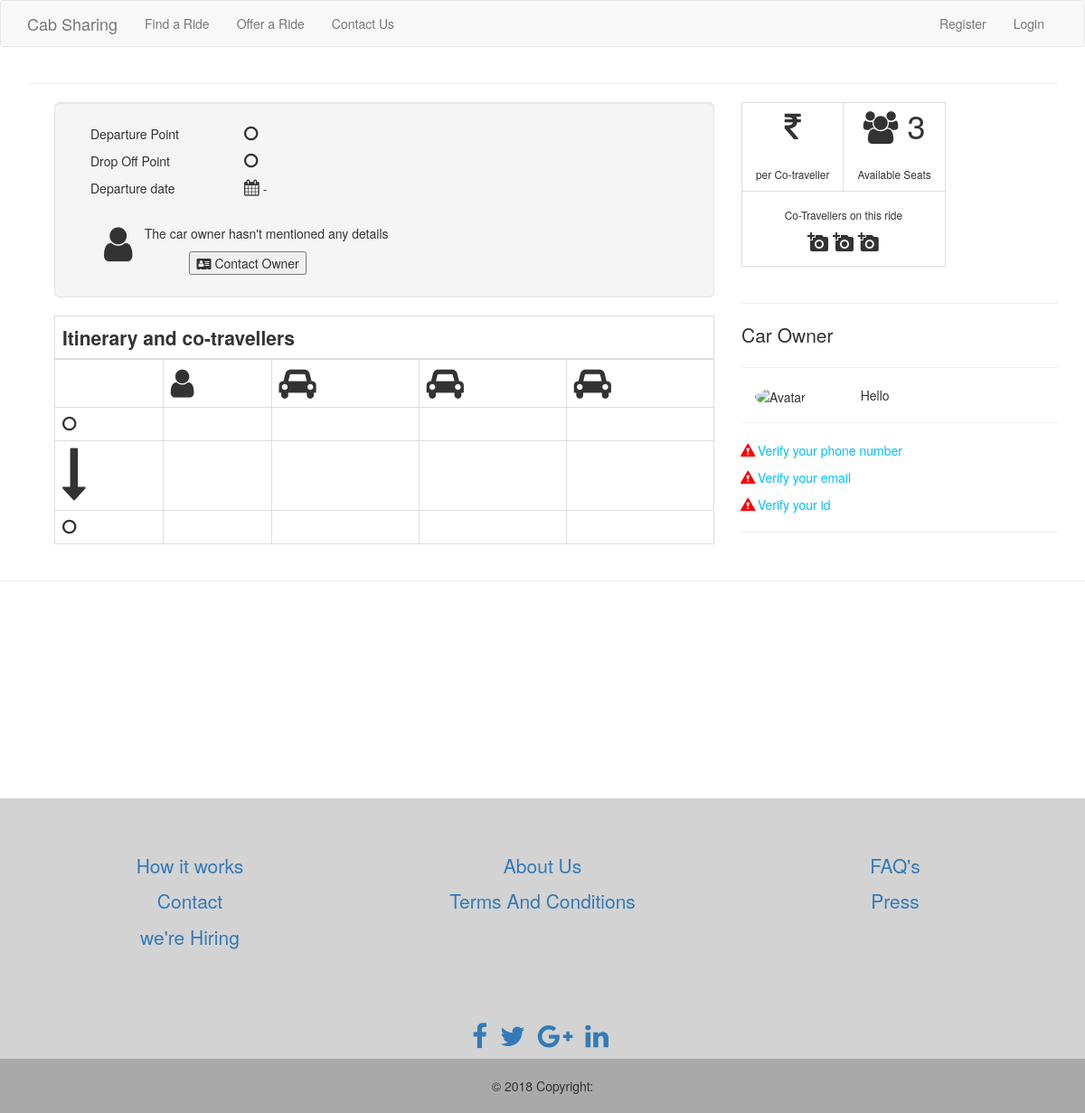
The app's page /rides_found/sanky711/, older data.
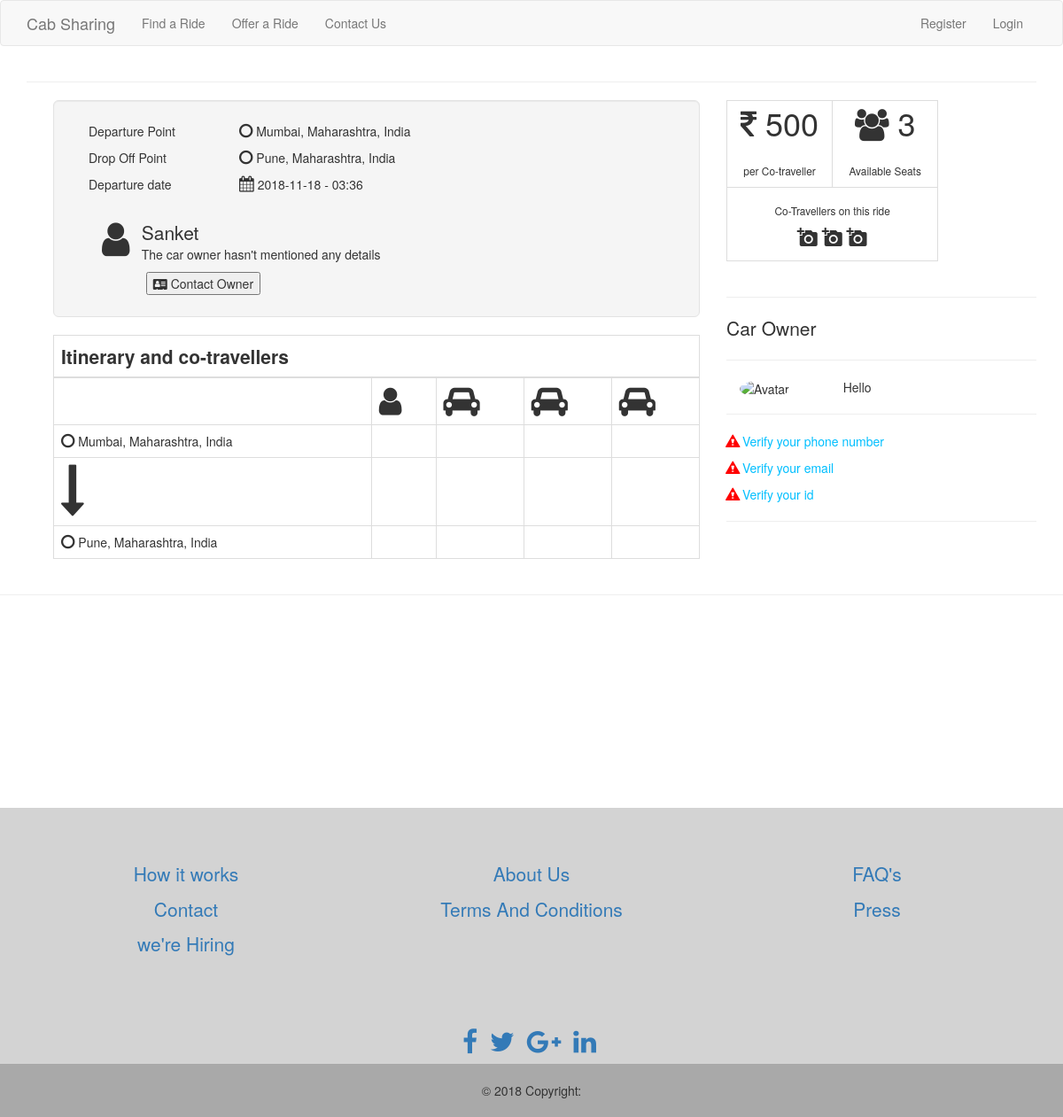
The same page, newer data.
### tables this page shows
CREATE TABLE "rides_offered" (
	`rideId`	INTEGER PRIMARY KEY AUTOINCREMENT,
	`userName`	text NOT NULL,
	`source`	text NOT NULL,
	`destination`	text NOT NULL,
	`lat1`	text NOT NULL,
	`long1`	text NOT NULL,
	`lat2`	text NOT NULL,
	`long2`	text NOT NULL,
	`offeredDate`	text NOT NULL,
	`offeredTime`	text NOT NULL,
	`offeredPrice`	int NOT NULL,
	`offeredSeats`	NUMERIC NOT NULL,
	`details`	text,
	`valid`	INTEGER NOT NULL
);

CREATE TABLE USERS (

userName text primary key ,
password text not null ,
name text not null ,
phone text not null ,
email text not null unique , 
address text not null
);

### app.py (the view)
@app.route('/rides_found/<string:userName>/', methods=['GET', 'POST'])
def ride(userName):
    con = sqlite3.connect("CabSharing.db")
    cur = con.cursor()
    result = cur.execute("SELECT * FROM rides_offered WHERE userName = ?", [userName])
    rides = cur.fetchone()
    result1 = cur.execute("SELECT * FROM USERS WHERE userName = ?", [userName])
    user = cur.fetchone()
    return render_template( 'ride.html', rides=rides,user=user )

### templates/ride.html
{% extends 'layout.html' %}
{% block body %}
  <hr>
  <div class="container ">
    <div class = "col-md-8 " >
      <div class=" col-md-12 well well-lg">
        <div >
          <div class="col-md-3">
            <span>Departure Point</span>
          </div>
          <div class="col-md-9 text-left">
            <p><i class="fa fa-circle-o " style="font-size: 18px"></i> {{rides[2]}}</p>
          </div>
        </div>
        <div >
          <div class="col-md-3">
            <span>Drop Off Point</span>
          </div>
          <div class="col-md-9 text-left">
            <p><span><i class="fa fa-circle-o " style="font-size: 18px"></i></span> {{rides[3]}}</p>
          </div>
        </div>
        <div >
          <div class="col-md-3">
            <span>Departure date</span>
          </div>
          <div class="col-md-9 text-left">
            <p><i class="fa fa-calendar " style="font-size: 18px"></i> {{rides[8]}} - {{rides[9]}} <br><br></p>
          </div>
        </div>
        <div class="col-md-10">
           <div class="col-md-1"><i class="fa fa-user " style="font-size: 44px"></i>
           </div>
           <div class="col-md-10">
            <span class="lead">{{user[2]}}</span>
            <p  id="details">The car owner hasn't mentioned any details</p>
           </div>
        <div class="col-md-10 ">
          <div class="col-md-1"></div>
          <div class="col-md-8 ">
              <button  ><i class="fa fa-address-card" ></i> Contact Owner</button>
          </div>
        </div>
        </div>
      </div>
          <table class="table table-bordered">
        <thead>
          <tr class="lead">
            <th colspan="5">Itinerary and co-travellers</th>
          </tr>
        </thead>
        <tbody>
          <tr>
            <td class=" text-bottom"> </td>
            <td><i class="fa fa-user " style="font-size: 36px"></i></td>
            <td><i class="fa fa-automobile " style="font-size: 36px"></i></td>
            <td><i class="fa fa-automobile " style="font-size: 36px"></i></td>
            <td><i class="fa fa-automobile " style="font-size: 36px"></i></td>
          </tr>
          <tr>
            <td><i class="fa fa-circle-o " style="font-size: 18px"></i> {{rides[2]}}</td>
            <td></td>
            <td></td>
            <td></td>
            <td></td>
          </tr>
          <tr>
            <td><i class="fa fa-long-arrow-down" style="font-size:60px"></i></td>
            <td></td>
            <td></td>
            <td></td>
            <td></td>
          </tr>
          <tr>
            <td><i class="fa fa-circle-o " style="font-size: 18px"></i> {{rides[3]}}</td>
            <td></td>
            <td></td>
            <td></td>
            <td></td>
          </tr>
        </tbody>
      </table>
    </div>
  <div>
    <div class="col-md-4 ">
      <div>
        <table class="table-bordered">
          <tr>
            <td class="col-md-6 text-center ">
              <p class="lead" style="font-size: 36px"><i class="fa fa-rupee "></i> {{rides[10]}}</p>
              <p class="small">per Co-traveller</p>
            </td>
            <td class="col-md-6 text-center" >
                <p  class="lead" style="font-size: 36px"><i class="fa fa-group "></i> 3</p>
                <p class="small">Available Seats</p>
            </td>
          </tr>
          <tr>
            <td colspan="2" class="col-md-6 text-center">
              <p class="small"><br>Co-Travellers on this ride</p>
              <p>
                <i class="material-icons">add_a_photo</i>
                <i class="material-icons">add_a_photo</i>
                <i class="material-icons">add_a_photo</i>
              </p>
            </td>
          </tr>
      </table>
      </div>
    </div>
  </div>
  <div>
    <div class="col-md-4 ">
          <div>
            <br>
            <hr>
                <span class="lead" > Car Owner</span>
          </div>
          <hr>
          <div>
              <div class="col-md-4">
                <img src="/avatar.jpg" class="img-circle" height="65" width="65" alt="Avatar">
              </div>
              <div class="col-md-8 text-left">
                <p>
                    Hello <strong><em id="username">{{name}}</em></strong>
                </p>
              </div>
          </div>
            <div class=" text-left">
              <p>
                <br>
                <hr>
                <span class="verify-fail glyphicon glyphicon-alert"></span>
                <a href="#" class="verify" id="verify-phone"> Verify your phone number</a>
              </p>
              <p>
                <span class="verify-fail glyphicon glyphicon-alert"></span>
                <a href="#" class="verify" id="verify-phone"> Verify your email</a>
              </p>
              <p>
                <span class="verify-fail glyphicon glyphicon-alert"></span>
                <a href="#" class="verify" id="verify-phone"> Verify your id</a>
              </p>
              <hr>
            </div>
      </div>
    </div>
  </div>
</div>
{% endblock %}

### templates/layout.html (shortened to what this page needs)
<!DOCTYPE html>
<html>
  <head>
      <link rel="stylesheet" href="https://maxcdn.bootstrapcdn.com/bootstrap/3.3.7/css/bootstrap.min.css">
      <link rel="stylesheet" type="text/css" href="{{ url_for('static',filename='styles/design.css') }}">
      <link rel="stylesheet" type="text/css" href="{{ url_for('static',filename='styles/main.css') }}">
      <link rel="stylesheet" href="https://cdnjs.cloudflare.com/ajax/libs/font-awesome/4.7.0/css/font-awesome.min.css">
  </head>
  <body>
    {% include 'includes/_navbar.html' %}
    <div class="container">
      {% block body %}{% endblock %}
    <div>
    {% include 'includes/_footer.html' %}
    </div>
  </body>
</html>

### templates/includes/_navbar.html (shortened to what this page needs)
<nav class="navbar navbar-default">
      <div class="container">
        <div class="navbar-header">
          <a class="navbar-brand" href="/">Cab Sharing</a>
        </div>
        <div id="navbar" class="collapse navbar-collapse">
          <ul class="nav navbar-nav">
            <li><a href="/findcab">Find a Ride</a></li>
            <li><a href="/offercab">Offer a Ride</a></li>
            <li><a href="/contactus">Contact Us</a></li>
          </ul>
          <ul class="nav navbar-nav navbar-right">
            {% if session.logged_in %}
              <li><a href="/dashboard">Dashboard</a></li>
              <li><a href="/logout">Logout</a></li>
            {% else %}
              <li><a href="/register">Register</a></li>
              <li><a href="/login">Login</a></li>
            {% endif %}
          </ul>
        </div>
      </div>
    </nav>

### templates/includes/_footer.html (shortened to what this page needs)
<hr>
<div class="mine" style="background-color:#D3D3D3; margin-top:20%">
<br><br><br>
    <div class="container text-center" style="color: blue">
      <div class="row" >
        <div class="col-xs-6 col-md-4">
          <ul class="list-unstyled lead" >
            <li>
              <a href="#!">How it works</a>
            </li>
            <li>
              <a href="#!">Contact</a>
            </li>
            <li>
              <a href="#!">we're Hiring</a>
            </li>
          </ul>
        </div>
        <div class="col-xs-6 col-md-4">
          <ul class="list-unstyled lead">
            <li>
              <a href="#!">About Us</a>
            </li>
            <li>
              <a href="#!">Terms And Conditions</a>
            </li>
          </ul>
        </div>
        <div class="col-xs-6 col-md-4 ">
          <ul class="list-unstyled lead">
            <li>
              <a href="#!">FAQ's</a>
            </li>
            <li>
              <a href="#!">Press</a>
            </li>
          </ul>
        </div>
      </div>
    </div>
    <br>
    <br>
    <div >
      <br>
    <ul class="list-unstyled list-inline text-center" >
      <li class="list-inline-item">
        <a class="btn-floating btn-fb mx-1">
          <i class="fa fa-facebook" style="font-size: 30px"> </i>
        </a>
      </li>
      <li class="list-inline-item">
        <a class="btn-floating btn-tw mx-1">
          <i class="fa fa-twitter" style="font-size: 30px"> </i>
        </a>
      </li>
      <li class="list-inline-item">
        <a class="btn-floating btn-gplus mx-1">
          <i class="fa fa-google-plus" style="font-size: 30px"> </i>
        </a>
      </li>
      <li class="list-inline-item">
        <a class="btn-floating btn-li mx-1">
          <i class="fa fa-linkedin" style="font-size: 30px"> </i>
        </a>
      </li>
    </ul>
    </div>
    <div class="footer-copyright text-center py-3" style="background-color: #A9A9A9">
      <br>
      © 2018 Copyright:
      <br>
      <br>
    </div>
  </div>

### static/styles/design.css (style rules this page uses)
html, body { height: 100%; margin: 0; padding: 0; }

### static/styles/main.css (style rules this page uses)
.verify { color: #00BFFF; }
.verify-fail { background-color: white; color: red; }

Row changes from the older to the newer data that the page shows:
added rides_offered: source "Mumbai, Maharashtra, India", destination "Pune, Maharashtra, India", offeredDate "2018-11-18", offeredTime "03:36", offeredPrice "500"
added USERS: name "Sanket"
